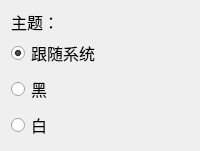
          <widget class="QFrame" name="frame_2">
           <property name="font">
            <font>
             <pointsize>12</pointsize>
            </font>
           </property>
           <property name="styleSheet">
            <string notr="true"/>
           </property>
           <layout class="QVBoxLayout" name="verticalLayout_5">
            <item>
             <widget class="QLabel" name="label_6">
              <property name="maximumSize">
               <size>
                <width>16777215</width>
                <height>21</height>
               </size>
              </property>
              <property name="font">
               <font>
                <pointsize>12</pointsize>
               </font>
              </property>
              <property name="text">
               <string>主题：</string>
              </property>
             </widget>
            </item>
            <item>
             <widget class="QRadioButton" name="themeButton0">
              <property name="text">
               <string>跟随系统</string>
              </property>
              <property name="checked">
               <bool>true</bool>
              </property>
              <attribute name="buttonGroup">
               <string notr="true">themeGroup</string>
              </attribute>
             </widget>
            </item>
            <item>
             <widget class="QRadioButton" name="themeButton1">
              <property name="text">
               <string>黑</string>
              </property>
              <attribute name="buttonGroup">
               <string notr="true">themeGroup</string>
              </attribute>
             </widget>
            </item>
            <item>
             <widget class="QRadioButton" name="themeButton2">
              <property name="text">
               <string>白</string>
              </property>
              <attribute name="buttonGroup">
               <string notr="true">themeGroup</string>
              </attribute>
             </widget>
            </item>
           </layout>
          </widget>
